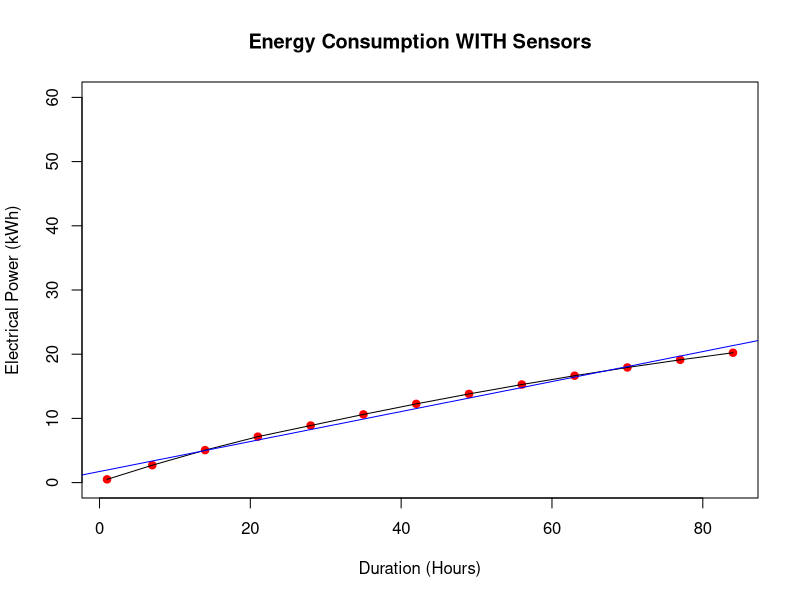
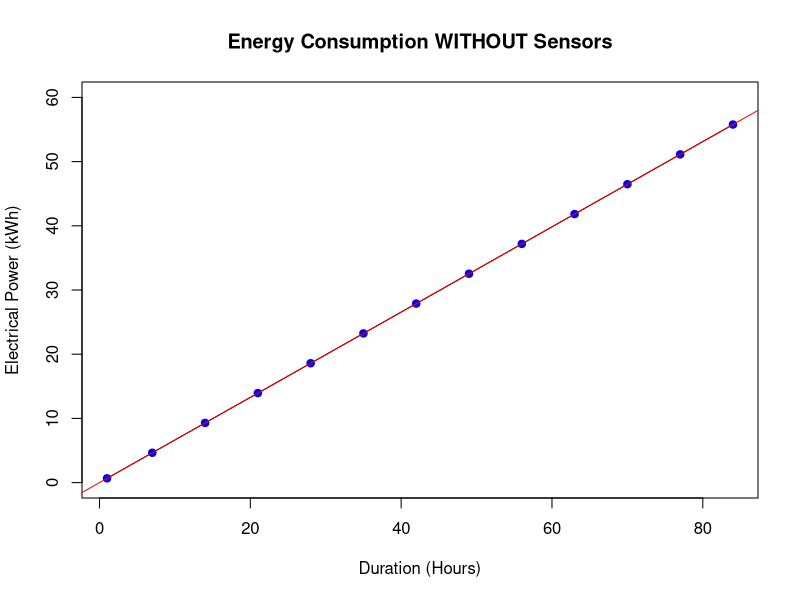
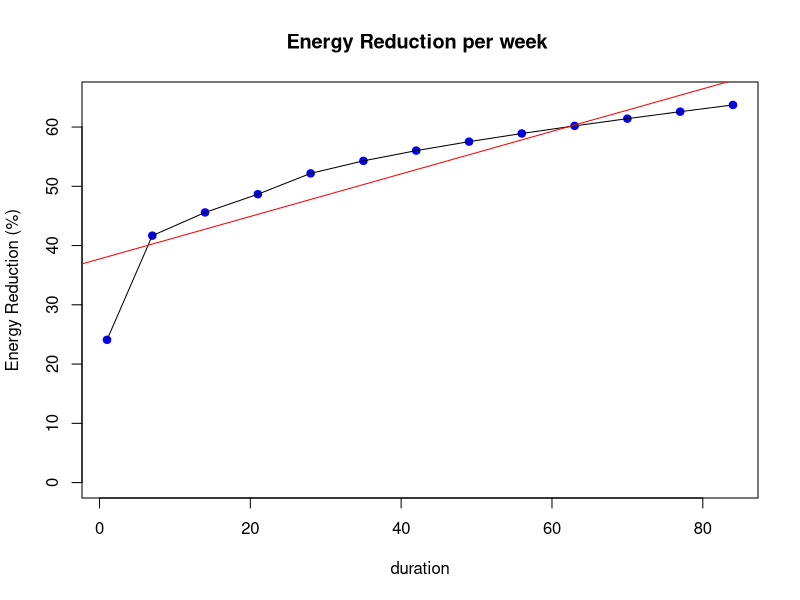

Write R code to recreate these figures, in order.
## ---- chunk 1


Tws = data.frame( duration =        c(1,7,14,21,28,35,42,49,56,63,70,77,84),
                  with_sensor =  c(0.504, 2.711, 5.058, 7.158, 8.890, 10.622, 12.264, 13.816, 15.278,16.651,17.933, 19.126, 20.229),
                  energy_duration = c(24.10, 41.67, 45.59, 48.66, 52.18, 54.29,56.02, 57.54, 58.91, 60.20, 61.42, 62.59, 63.73))

Tws


y=c(1,7,14,21,28,35,42,49,56,63,70,77,84)
x=c(0.504, 2.711, 5.058, 7.158, 8.890, 10.622,                                          12.264, 13.816, 15.278,16.651,17.933, 19.126,                                      20.229)
z=c(24.10, 41.67, 45.59, 48.66, 52.18, 54.29,                                           56.02, 57.54, 58.91, 60.20, 61.42, 62.59,                                           63.73)


plot(x~y,
     main = "Energy Consumption WITH Sensors",
     xlab= "Duration (Hours)",
     ylab = "Electrical Power (kWh)",
     cex= 1,
     ylim = c(0, 60),
     col = "red",
     pch=21,  
     bg="red")

lines(x~y,
     bg="red")

line=lm(x~y)
abline(line, col="blue")


## ---- chunk 2
Twos = data.frame( duration =        c(1,7,14,21,28,35,42,49,56,63,70,77,84),
                  without_sensor =  c(0.664, 4.648, 9.296, 13.944, 18.592, 23.24,                                                                              27.888, 32.536, 37.184, 41.832, 46.48,                                                                                   51.128, 55.776 ), 
                  energy_duration = c(24.10, 41.67, 45.59, 48.66, 52.18, 54.29,                                                                                 56.02, 57.54, 58.91, 60.20, 61.42, 62.59,                                                                              63.73))

Twos

## ---- chunk 3
y=c(1,7,14,21,28,35,42,49,56,63,70,77,84)
x=c(0.664, 4.648, 9.296, 13.944, 18.592, 23.24,                                         27.888, 32.536, 37.184, 41.832, 46.48,                                              51.128, 55.776 )
z=c(24.10, 41.67, 45.59, 48.66, 52.18, 54.29,                                           56.02, 57.54, 58.91, 60.20, 61.42, 62.59,                                           63.73)


plot(x~y,
     main = "Energy Consumption WITHOUT Sensors",
     xlab= "Duration (Hours)",
     ylab = "Electrical Power (kWh)",
     cex= 1,
     ylim = c(0, 60),
     col = "blue",
     pch=21,  
     bg="blue")

lines(x~y,
     bg="red")

line=lm(x~y)
abline(line, col="red")
## ---- chunk 4
a =  c(0.504, 2.711, 5.058, 7.158, 8.890, 10.622, 12.264, 13.816, 15.278,16.651,17.933, 19.126, 20.229)
b =  c(0.664, 4.648, 9.296, 13.944, 18.592, 23.24, 27.888, 32.536, 37.184, 41.832, 46.48,51.128, 55.776 )
 
 
 test = a/b
 
 
test2 = 1-test
  
test3=  test2*100


test3
 
 
## ---- chunk 5



plot(test3~y,
     xlab="duration",
     ylab="Energy Reduction (%)",
     main= "Energy Reduction per week ",
      cex= 1,
     ylim = c(0, 65),
     col = "blue",
     pch=21,  
     bg="blue")
lines(test3~y,
     bg="blue")

line=lm(test3~y)
abline(line, col="red")
